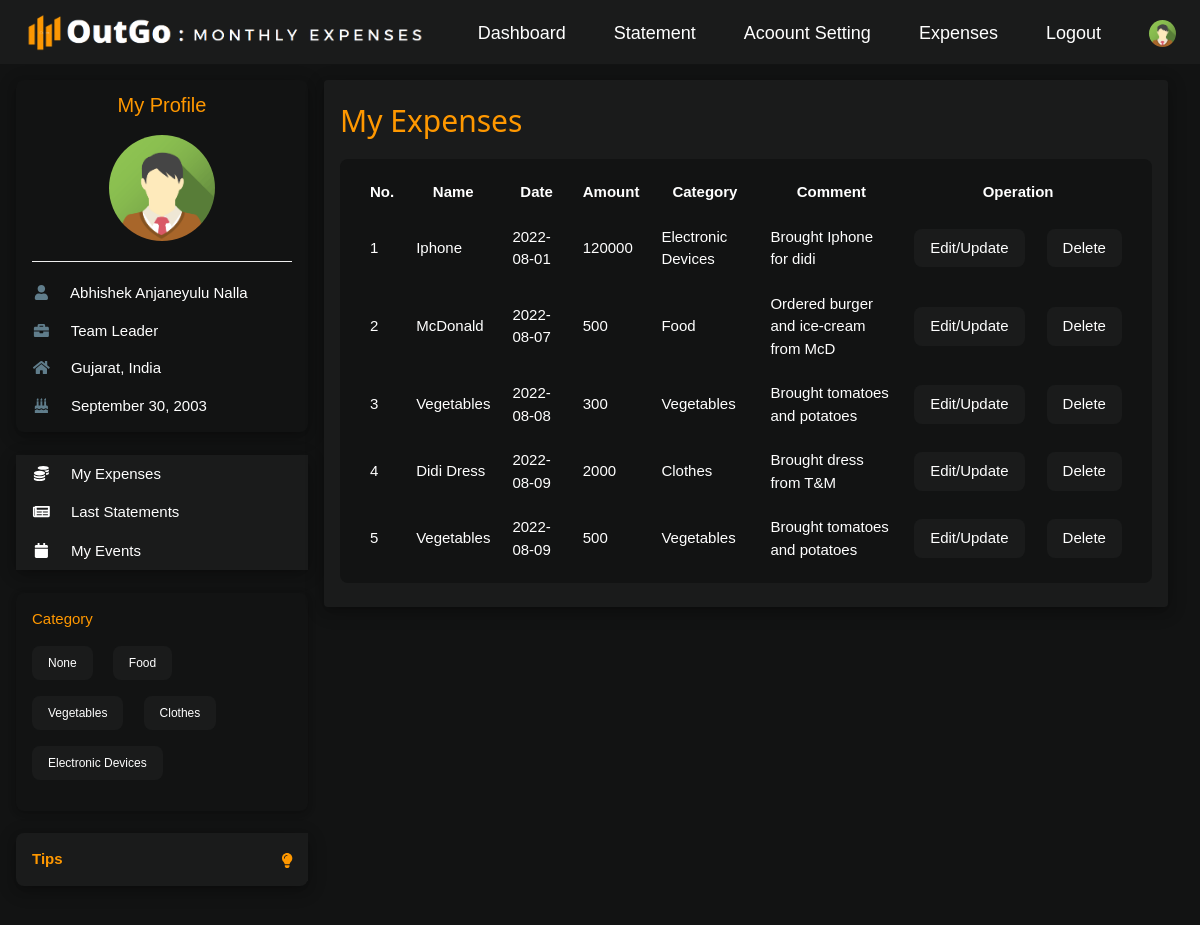
The app's page /user/myexpenses.php (signed in), older data.
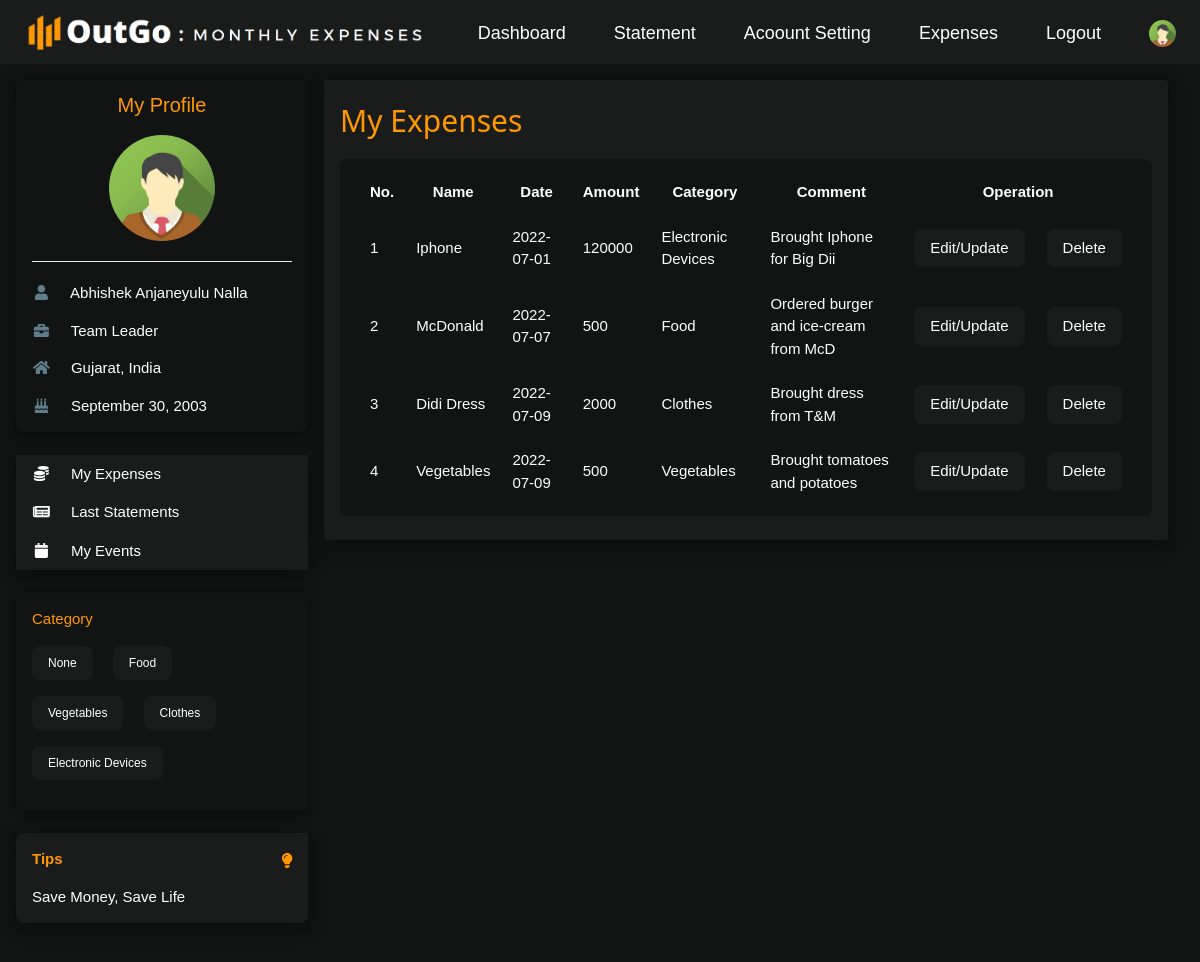
The same page, newer data.
### tables this page shows
CREATE TABLE `tbl_category` (
  `c_id` int(11) NOT NULL,
  `cname` varchar(255) NOT NULL,
  `createdAt` date NOT NULL
);

CREATE TABLE `tbl_expenses` (
  `e_id` int(11) NOT NULL,
  `u_id` int(11) NOT NULL,
  `ename` varchar(255) NOT NULL,
  `date` date NOT NULL,
  `time` time DEFAULT NULL,
  `amount` varchar(10) NOT NULL,
  `category` varchar(255) NOT NULL,
  `comment` varchar(255) DEFAULT NULL
);

CREATE TABLE `tbl_tips` (
  `t_id` int(11) NOT NULL,
  `msg` varchar(255) NOT NULL
);

### user/myexpenses.php (the view, shortened to what the changed rows need)
<?php
    if(isset($_SESSION['user']))
    {
        include '../connection.php';
        $userId=$_SESSION['user'];
        $fetchCategory="SELECT * FROM tbl_category";
        $fetchCategoryResult=mysqli_query($conn,$fetchCategory);
        $allCategory=mysqli_fetch_all($fetchCategoryResult,MYSQLI_ASSOC);
        $myExpenses="SELECT * FROM tbl_expenses WHERE u_id='$userId' ORDER BY date ASC";
        $myExpensesResult=mysqli_query($conn,$myExpenses);
        $allExpenses=mysqli_fetch_all($myExpensesResult,MYSQLI_ASSOC);
        $index=0;
        ?>
<!DOCTYPE html>
<html>
<head>
    <link rel="stylesheet" href="../dj-style.css">
    <link rel="stylesheet" href="https://cdnjs.cloudflare.com/ajax/libs/font-awesome/4.7.0/css/font-awesome.min.css">
</head>
<body class="dj-premium">
    <div class="dj-container dj-content" style="max-width:1400px;margin-top:80px">
        <div class="dj-row">
            <div class="dj-col m3">
                <br>
                <br>
                <div class="dj-card dj-round-large dj-premium dj-hide-small dj-hover-shadow-white">
                    <div class="dj-container">
                        <p>
                            <?php
                            foreach($allCategory as $cat)
                            {
                                $ca_name=$cat['cname'];
                            ?>
                            <span
                                class="dj-tag dj-small dj-silver dj-round-large dj-padding dj-margin-bottom dj-margin-right"><?php echo $ca_name; ?></span>
                            <?php
                            }
                            ?>
                        </p>
                    </div>
                </div>
                <br>
                <div
                    class="dj-container dj-display-container dj-round-large dj-silver dj-card-4 dj-margin-bottom dj-hide-small dj-hover-shadow-white">
                    <span onclick="this.parentElement.style.display='none'" class="dj-button dj-display-topright">
                        <i class="fa fa-lightbulb dj-text-orange" style="margin-top: 12px;"></i>
                    </span>
                    <?php
                        $views=$_SESSION['views'];
                        $sql="SELECT * FROM tbl_tips WHERE t_id='$views'";
                        $result=mysqli_query($conn,$sql);
                        $num=mysqli_num_rows($result);
                        if($num)
                        {
                            $sql="SELECT * FROM tbl_tips WHERE t_id='$views'";
                            $result=mysqli_query($conn,$sql);
                            $allTips=mysqli_fetch_assoc($result);
                            ?>
                            <p class="dj-text-orange"><strong>Tips</strong></p>
                            <p><?php echo $allTips['msg']; ?></p>
                            <?php
                        }
                        else
                        {
                            ?>
                            <p class="dj-text-orange"><strong>Tips</strong></p>
                            <?php
                        }
                    ?>
                </div>
            </div>
            <div class="dj-col m9">
                <div class="dj-row-padding">
                    <div class="dj-col m12">
                        <div class="dj-card-4 dj-round dj-silver dj-hover-shadow-white">
                            <div class="dj-container dj-padding dj-margin-bottom">
                                <h2 class="dj-text-orange">My Expenses </h2>
                                <table
                                    class="dj-premium dj-margin-top dj-padding dj-round-large dj-hover-shadow-white dj-margin-bottom"
                                    cellpadding="8" cellspacing="6">
                                    <tr>
                                        <th>No.</th>
                                        <th>Name</th>
                                        <th>Date</th>
                                        <th>Amount</th>
                                        <th>Category</th>
                                        <th>Comment</th>
                                        <th colspan="2">Operation</th>
                                    </tr>
                                    <?php
                                        foreach($allExpenses as $expenseresult)
                                        {
                                            $index++;
                                    ?>
                                    <tr>
                                        <td><?php echo $index; ?></td>
                                        <td><?php echo $expenseresult['ename']; ?></td>
                                        <td><?php echo $expenseresult['date']; ?></td>
                                        <td><?php echo $expenseresult['amount']; ?></td>
                                        <td><?php echo $expenseresult['category']; ?></td>
                                        <td><?php echo $expenseresult['comment']; ?></td>
                                        <td><a href="updateexpense.php?name=<?php echo $expenseresult['ename']; ?>&amount=<?php echo $expenseresult['amount']; ?>&date=<?php echo $expenseresult['date']; ?>"
                                                class="dj-button dj-silver dj-round-large">Edit/Update</a></td>
                                        <td><a href="deleteexpense.php?name=<?php echo $expenseresult['ename']; ?>&amount=<?php echo $expenseresult['amount']; ?>"
                                                class="dj-button dj-silver dj-round-large">Delete</a></td>
                                    </tr>
                                    <?php
                                        }
                                    ?>
                                </table>
                            </div>
                        </div>
                    </div>
                </div>
            </div>
        </div>
    </div>
    <br>
</body>
</html>
<?php
}
else
{
	header("location: ../login.php");
}
?>

Row changes from the older to the newer data that the page shows:
removed tbl_expenses: ename "Vegetables", date "2022-08-08", amount "300", category "Vegetables", comment "Brought tomatoes and potatoes"
added tbl_tips: msg "Save Money, Save Life"
changed tbl_expenses "Iphone": date "2022-08-01" → "2022-07-01"; comment "Brought Iphone for didi" → "Brought Iphone for Big Dii"
changed tbl_expenses "McDonald": date "2022-08-07" → "2022-07-07"
changed tbl_expenses "Didi Dress": date "2022-08-09" → "2022-07-09"
changed tbl_expenses "Vegetables": date "2022-08-09" → "2022-07-09"
